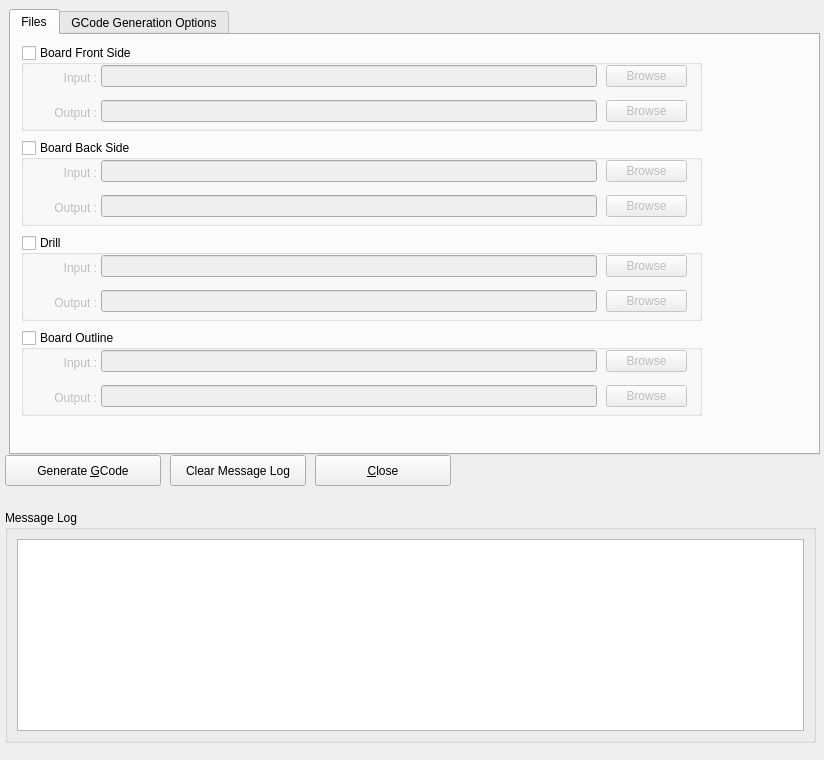
<?xml version="1.0" encoding="UTF-8"?>
<ui version="4.0">
 <class>DialogGerber2GCode</class>
 <widget class="QDialog" name="DialogGerber2GCode">
  <property name="geometry">
   <rect>
    <x>0</x>
    <y>0</y>
    <width>824</width>
    <height>760</height>
   </rect>
  </property>
  <property name="windowTitle">
   <string>Gerber to GCode Wizard</string>
  </property>
  <widget class="QTabWidget" name="tabWidget">
   <property name="geometry">
    <rect>
     <x>9</x>
     <y>9</y>
     <width>811</width>
     <height>446</height>
    </rect>
   </property>
   <property name="currentIndex">
    <number>0</number>
   </property>
   <property name="tabsClosable">
    <bool>false</bool>
   </property>
   <widget class="QWidget" name="tabInputFiles">
    <attribute name="title">
     <string>Files</string>
    </attribute>
    <widget class="QGroupBox" name="gbFrontSide">
     <property name="geometry">
      <rect>
       <x>10</x>
       <y>10</y>
       <width>681</width>
       <height>86</height>
      </rect>
     </property>
     <property name="title">
      <string>Board Front Side</string>
     </property>
     <property name="checkable">
      <bool>true</bool>
     </property>
     <property name="checked">
      <bool>false</bool>
     </property>
     <widget class="QPushButton" name="pbBrowseInFrontSide">
      <property name="geometry">
       <rect>
        <x>585</x>
        <y>20</y>
        <width>81</width>
        <height>22</height>
       </rect>
      </property>
      <property name="text">
       <string>Browse</string>
      </property>
     </widget>
     <widget class="QLineEdit" name="txtFrontSideInFilePath">
      <property name="geometry">
       <rect>
        <x>80</x>
        <y>20</y>
        <width>496</width>
        <height>22</height>
       </rect>
      </property>
     </widget>
     <widget class="QLabel" name="label">
      <property name="geometry">
       <rect>
        <x>5</x>
        <y>25</y>
        <width>71</width>
        <height>16</height>
       </rect>
      </property>
      <property name="text">
       <string>Input :</string>
      </property>
      <property name="alignment">
       <set>Qt::AlignRight|Qt::AlignTrailing|Qt::AlignVCenter</set>
      </property>
     </widget>
     <widget class="QLabel" name="label_17">
      <property name="geometry">
       <rect>
        <x>5</x>
        <y>60</y>
        <width>71</width>
        <height>16</height>
       </rect>
      </property>
      <property name="text">
       <string>Output :</string>
      </property>
      <property name="alignment">
       <set>Qt::AlignRight|Qt::AlignTrailing|Qt::AlignVCenter</set>
      </property>
     </widget>
     <widget class="QPushButton" name="pbBrowseOutFrontSide">
      <property name="geometry">
       <rect>
        <x>585</x>
        <y>55</y>
        <width>81</width>
        <height>22</height>
       </rect>
      </property>
      <property name="text">
       <string>Browse</string>
      </property>
     </widget>
     <widget class="QLineEdit" name="txtFrontSideOutFilePath">
      <property name="geometry">
       <rect>
        <x>80</x>
        <y>55</y>
        <width>496</width>
        <height>22</height>
       </rect>
      </property>
     </widget>
    </widget>
    <widget class="QGroupBox" name="gbBackSide">
     <property name="geometry">
      <rect>
       <x>10</x>
       <y>105</y>
       <width>681</width>
       <height>86</height>
      </rect>
     </property>
     <property name="title">
      <string>Board Back Side</string>
     </property>
     <property name="checkable">
      <bool>true</bool>
     </property>
     <property name="checked">
      <bool>false</bool>
     </property>
     <widget class="QPushButton" name="pbBrowseInBackSide">
      <property name="geometry">
       <rect>
        <x>585</x>
        <y>20</y>
        <width>81</width>
        <height>22</height>
       </rect>
      </property>
      <property name="text">
       <string>Browse</string>
      </property>
     </widget>
     <widget class="QLineEdit" name="txtBackSideInFilePath">
      <property name="geometry">
       <rect>
        <x>80</x>
        <y>20</y>
        <width>496</width>
        <height>22</height>
       </rect>
      </property>
     </widget>
     <widget class="QLabel" name="label_19">
      <property name="geometry">
       <rect>
        <x>5</x>
        <y>25</y>
        <width>71</width>
        <height>16</height>
       </rect>
      </property>
      <property name="text">
       <string>Input :</string>
      </property>
      <property name="alignment">
       <set>Qt::AlignRight|Qt::AlignTrailing|Qt::AlignVCenter</set>
      </property>
     </widget>
     <widget class="QLabel" name="label_20">
      <property name="geometry">
       <rect>
        <x>5</x>
        <y>60</y>
        <width>71</width>
        <height>16</height>
       </rect>
      </property>
      <property name="text">
       <string>Output :</string>
      </property>
      <property name="alignment">
       <set>Qt::AlignRight|Qt::AlignTrailing|Qt::AlignVCenter</set>
      </property>
     </widget>
     <widget class="QPushButton" name="pbBrowseOutBackSide">
      <property name="geometry">
       <rect>
        <x>585</x>
        <y>55</y>
        <width>81</width>
        <height>22</height>
       </rect>
      </property>
      <property name="text">
       <string>Browse</string>
      </property>
     </widget>
     <widget class="QLineEdit" name="txtBackSideOutFilePath">
      <property name="geometry">
       <rect>
        <x>80</x>
        <y>55</y>
        <width>496</width>
        <height>22</height>
       </rect>
      </property>
     </widget>
    </widget>
    <widget class="QGroupBox" name="gbDrill">
     <property name="geometry">
      <rect>
       <x>10</x>
       <y>200</y>
       <width>681</width>
       <height>86</height>
      </rect>
     </property>
     <property name="title">
      <string>Drill</string>
     </property>
     <property name="checkable">
      <bool>true</bool>
     </property>
     <property name="checked">
      <bool>false</bool>
     </property>
     <widget class="QPushButton" name="pbBrowseInDrill">
      <property name="geometry">
       <rect>
        <x>585</x>
        <y>20</y>
        <width>81</width>
        <height>22</height>
       </rect>
      </property>
      <property name="text">
       <string>Browse</string>
      </property>
     </widget>
     <widget class="QLineEdit" name="txtDrillInFilePath">
      <property name="geometry">
       <rect>
        <x>80</x>
        <y>20</y>
        <width>496</width>
        <height>22</height>
       </rect>
      </property>
     </widget>
     <widget class="QLabel" name="label_21">
      <property name="geometry">
       <rect>
        <x>5</x>
        <y>25</y>
        <width>71</width>
        <height>16</height>
       </rect>
      </property>
      <property name="text">
       <string>Input :</string>
      </property>
      <property name="alignment">
       <set>Qt::AlignRight|Qt::AlignTrailing|Qt::AlignVCenter</set>
      </property>
     </widget>
     <widget class="QLabel" name="label_22">
      <property name="geometry">
       <rect>
        <x>5</x>
        <y>60</y>
        <width>71</width>
        <height>16</height>
       </rect>
      </property>
      <property name="text">
       <string>Output :</string>
      </property>
      <property name="alignment">
       <set>Qt::AlignRight|Qt::AlignTrailing|Qt::AlignVCenter</set>
      </property>
     </widget>
     <widget class="QPushButton" name="pbBrowseOutDrill">
      <property name="geometry">
       <rect>
        <x>585</x>
        <y>55</y>
        <width>81</width>
        <height>22</height>
       </rect>
      </property>
      <property name="text">
       <string>Browse</string>
      </property>
     </widget>
     <widget class="QLineEdit" name="txtDrillOutFilePath">
      <property name="geometry">
       <rect>
        <x>80</x>
        <y>55</y>
        <width>496</width>
        <height>22</height>
       </rect>
      </property>
     </widget>
    </widget>
    <widget class="QGroupBox" name="gbOutline">
     <property name="geometry">
      <rect>
       <x>10</x>
       <y>295</y>
       <width>681</width>
       <height>86</height>
      </rect>
     </property>
     <property name="title">
      <string>Board Outline</string>
     </property>
     <property name="checkable">
      <bool>true</bool>
     </property>
     <property name="checked">
      <bool>false</bool>
     </property>
     <widget class="QPushButton" name="pbBrowseInDrill_3">
      <property name="geometry">
       <rect>
        <x>585</x>
        <y>20</y>
        <width>81</width>
        <height>22</height>
       </rect>
      </property>
      <property name="text">
       <string>Browse</string>
      </property>
     </widget>
     <widget class="QLineEdit" name="txtOutlineInFilePath">
      <property name="geometry">
       <rect>
        <x>80</x>
        <y>20</y>
        <width>496</width>
        <height>22</height>
       </rect>
      </property>
     </widget>
     <widget class="QLabel" name="label_25">
      <property name="geometry">
       <rect>
        <x>5</x>
        <y>25</y>
        <width>71</width>
        <height>16</height>
       </rect>
      </property>
      <property name="text">
       <string>Input :</string>
      </property>
      <property name="alignment">
       <set>Qt::AlignRight|Qt::AlignTrailing|Qt::AlignVCenter</set>
      </property>
     </widget>
     <widget class="QLabel" name="label_26">
      <property name="geometry">
       <rect>
        <x>5</x>
        <y>60</y>
        <width>71</width>
        <height>16</height>
       </rect>
      </property>
      <property name="text">
       <string>Output :</string>
      </property>
      <property name="alignment">
       <set>Qt::AlignRight|Qt::AlignTrailing|Qt::AlignVCenter</set>
      </property>
     </widget>
     <widget class="QPushButton" name="pbBrowseOutDrill_3">
      <property name="geometry">
       <rect>
        <x>585</x>
        <y>55</y>
        <width>81</width>
        <height>22</height>
       </rect>
      </property>
      <property name="text">
       <string>Browse</string>
      </property>
     </widget>
     <widget class="QLineEdit" name="txtOutlineOutFilePath">
      <property name="geometry">
       <rect>
        <x>80</x>
        <y>55</y>
        <width>496</width>
        <height>22</height>
       </rect>
      </property>
     </widget>
    </widget>
   </widget>
   <widget class="QWidget" name="tabOptions">
    <attribute name="title">
     <string>GCode Generation Options</string>
    </attribute>
    <widget class="QTabWidget" name="tabMilling">
     <property name="geometry">
      <rect>
       <x>9</x>
       <y>73</y>
       <width>776</width>
       <height>336</height>
      </rect>
     </property>
     <property name="sizePolicy">
      <sizepolicy hsizetype="Ignored" vsizetype="Ignored">
       <horstretch>0</horstretch>
       <verstretch>0</verstretch>
      </sizepolicy>
     </property>
     <property name="currentIndex">
      <number>0</number>
     </property>
     <widget class="QWidget" name="tab">
      <attribute name="title">
       <string>Mill</string>
      </attribute>
      <widget class="QLabel" name="label_5">
       <property name="geometry">
        <rect>
         <x>10</x>
         <y>35</y>
         <width>136</width>
         <height>16</height>
        </rect>
       </property>
       <property name="text">
        <string>Engraving Depth : </string>
       </property>
       <property name="alignment">
        <set>Qt::AlignRight|Qt::AlignTrailing|Qt::AlignVCenter</set>
       </property>
      </widget>
      <widget class="QLabel" name="label_6">
       <property name="geometry">
        <rect>
         <x>5</x>
         <y>70</y>
         <width>136</width>
         <height>16</height>
        </rect>
       </property>
       <property name="text">
        <string>Traverse Height :</string>
       </property>
       <property name="alignment">
        <set>Qt::AlignRight|Qt::AlignTrailing|Qt::AlignVCenter</set>
       </property>
      </widget>
      <widget class="QLabel" name="label_7">
       <property name="geometry">
        <rect>
         <x>5</x>
         <y>105</y>
         <width>136</width>
         <height>16</height>
        </rect>
       </property>
       <property name="text">
        <string>Mill Feed :</string>
       </property>
       <property name="alignment">
        <set>Qt::AlignRight|Qt::AlignTrailing|Qt::AlignVCenter</set>
       </property>
      </widget>
      <widget class="QLabel" name="label_8">
       <property name="geometry">
        <rect>
         <x>5</x>
         <y>175</y>
         <width>136</width>
         <height>16</height>
        </rect>
       </property>
       <property name="text">
        <string>Extra Passes :</string>
       </property>
       <property name="alignment">
        <set>Qt::AlignRight|Qt::AlignTrailing|Qt::AlignVCenter</set>
       </property>
      </widget>
      <widget class="QDoubleSpinBox" name="txtMillEngravingDepth">
       <property name="geometry">
        <rect>
         <x>145</x>
         <y>30</y>
         <width>96</width>
         <height>23</height>
        </rect>
       </property>
       <property name="decimals">
        <number>6</number>
       </property>
       <property name="minimum">
        <double>-10000.000000000000000</double>
       </property>
       <property name="maximum">
        <double>10000.000000000000000</double>
       </property>
       <property name="singleStep">
        <double>0.001000000000000</double>
       </property>
       <property name="value">
        <double>-0.000160000000000</double>
       </property>
      </widget>
      <widget class="QDoubleSpinBox" name="txtMillTraverseHeight">
       <property name="geometry">
        <rect>
         <x>145</x>
         <y>65</y>
         <width>96</width>
         <height>23</height>
        </rect>
       </property>
       <property name="decimals">
        <number>4</number>
       </property>
       <property name="minimum">
        <double>0.000000000000000</double>
       </property>
       <property name="maximum">
        <double>10000.000000000000000</double>
       </property>
       <property name="singleStep">
        <double>0.010000000000000</double>
       </property>
       <property name="value">
        <double>0.200000000000000</double>
       </property>
      </widget>
      <widget class="QDoubleSpinBox" name="txtMillFeed">
       <property name="geometry">
        <rect>
         <x>145</x>
         <y>100</y>
         <width>96</width>
         <height>23</height>
        </rect>
       </property>
       <property name="maximum">
        <double>10000.000000000000000</double>
       </property>
       <property name="value">
        <double>4.000000000000000</double>
       </property>
      </widget>
      <widget class="QSpinBox" name="txtMillExtraPasses">
       <property name="geometry">
        <rect>
         <x>145</x>
         <y>170</y>
         <width>91</width>
         <height>23</height>
        </rect>
       </property>
       <property name="maximum">
        <number>100</number>
       </property>
      </widget>
      <widget class="QDoubleSpinBox" name="txtMillOffset">
       <property name="geometry">
        <rect>
         <x>145</x>
         <y>135</y>
         <width>96</width>
         <height>23</height>
        </rect>
       </property>
       <property name="decimals">
        <number>4</number>
       </property>
       <property name="maximum">
        <double>10000.000000000000000</double>
       </property>
       <property name="value">
        <double>0.004000000000000</double>
       </property>
      </widget>
      <widget class="QLabel" name="label_16">
       <property name="geometry">
        <rect>
         <x>5</x>
         <y>140</y>
         <width>136</width>
         <height>16</height>
        </rect>
       </property>
       <property name="text">
        <string>Offset :</string>
       </property>
       <property name="alignment">
        <set>Qt::AlignRight|Qt::AlignTrailing|Qt::AlignVCenter</set>
       </property>
      </widget>
      <widget class="QLabel" name="lblMillEngravingDepthUnit">
       <property name="geometry">
        <rect>
         <x>245</x>
         <y>35</y>
         <width>106</width>
         <height>16</height>
        </rect>
       </property>
       <property name="font">
        <font>
         <pointsize>9</pointsize>
        </font>
       </property>
       <property name="text">
        <string>inches</string>
       </property>
      </widget>
      <widget class="QLabel" name="lblMillTraverseHeightUnit">
       <property name="geometry">
        <rect>
         <x>245</x>
         <y>70</y>
         <width>106</width>
         <height>16</height>
        </rect>
       </property>
       <property name="font">
        <font>
         <pointsize>9</pointsize>
        </font>
       </property>
       <property name="text">
        <string>inches</string>
       </property>
      </widget>
      <widget class="QLabel" name="lblMillFeedUnit">
       <property name="geometry">
        <rect>
         <x>245</x>
         <y>105</y>
         <width>226</width>
         <height>16</height>
        </rect>
       </property>
       <property name="font">
        <font>
         <pointsize>9</pointsize>
        </font>
       </property>
       <property name="text">
        <string>inches/minute</string>
       </property>
      </widget>
      <widget class="QLabel" name="lblMillOffsetUnit">
       <property name="geometry">
        <rect>
         <x>245</x>
         <y>140</y>
         <width>96</width>
         <height>16</height>
        </rect>
       </property>
       <property name="font">
        <font>
         <pointsize>9</pointsize>
        </font>
       </property>
       <property name="text">
        <string>inches</string>
       </property>
      </widget>
     </widget>
     <widget class="QWidget" name="tab_5">
      <attribute name="title">
       <string>Drill</string>
      </attribute>
      <widget class="QLabel" name="label_9">
       <property name="geometry">
        <rect>
         <x>5</x>
         <y>75</y>
         <width>136</width>
         <height>16</height>
        </rect>
       </property>
       <property name="text">
        <string>Tool Change Height :</string>
       </property>
       <property name="alignment">
        <set>Qt::AlignRight|Qt::AlignTrailing|Qt::AlignVCenter</set>
       </property>
      </widget>
      <widget class="QDoubleSpinBox" name="txtDrillToolChangeHeight">
       <property name="geometry">
        <rect>
         <x>145</x>
         <y>70</y>
         <width>96</width>
         <height>23</height>
        </rect>
       </property>
       <property name="decimals">
        <number>4</number>
       </property>
       <property name="maximum">
        <double>1000.000000000000000</double>
       </property>
       <property name="singleStep">
        <double>0.100000000000000</double>
       </property>
       <property name="value">
        <double>0.800000000000000</double>
       </property>
      </widget>
      <widget class="QLabel" name="label_11">
       <property name="geometry">
        <rect>
         <x>10</x>
         <y>40</y>
         <width>136</width>
         <height>16</height>
        </rect>
       </property>
       <property name="text">
        <string>Drill Depth : </string>
       </property>
       <property name="alignment">
        <set>Qt::AlignRight|Qt::AlignTrailing|Qt::AlignVCenter</set>
       </property>
      </widget>
      <widget class="QDoubleSpinBox" name="txtDrillDepth">
       <property name="geometry">
        <rect>
         <x>145</x>
         <y>35</y>
         <width>96</width>
         <height>23</height>
        </rect>
       </property>
       <property name="decimals">
        <number>4</number>
       </property>
       <property name="minimum">
        <double>-10000.000000000000000</double>
       </property>
       <property name="maximum">
        <double>10000.000000000000000</double>
       </property>
       <property name="singleStep">
        <double>0.010000000000000</double>
       </property>
       <property name="value">
        <double>-0.080000000000000</double>
       </property>
      </widget>
      <widget class="QLabel" name="label_12">
       <property name="geometry">
        <rect>
         <x>5</x>
         <y>110</y>
         <width>136</width>
         <height>16</height>
        </rect>
       </property>
       <property name="text">
        <string>Drilll Feed :</string>
       </property>
       <property name="alignment">
        <set>Qt::AlignRight|Qt::AlignTrailing|Qt::AlignVCenter</set>
       </property>
      </widget>
      <widget class="QDoubleSpinBox" name="txtDrillFeed">
       <property name="geometry">
        <rect>
         <x>145</x>
         <y>105</y>
         <width>96</width>
         <height>23</height>
        </rect>
       </property>
       <property name="maximum">
        <double>10000.000000000000000</double>
       </property>
       <property name="value">
        <double>3.000000000000000</double>
       </property>
      </widget>
      <widget class="QLabel" name="lblDrillDepthUnit">
       <property name="geometry">
        <rect>
         <x>245</x>
         <y>40</y>
         <width>106</width>
         <height>16</height>
        </rect>
       </property>
       <property name="font">
        <font>
         <pointsize>9</pointsize>
        </font>
       </property>
       <property name="text">
        <string>inches</string>
       </property>
      </widget>
      <widget class="QLabel" name="lblDrillToolChangeHeightUnit">
       <property name="geometry">
        <rect>
         <x>245</x>
         <y>75</y>
         <width>106</width>
         <height>16</height>
        </rect>
       </property>
       <property name="font">
        <font>
         <pointsize>9</pointsize>
        </font>
       </property>
       <property name="text">
        <string>inches</string>
       </property>
      </widget>
      <widget class="QLabel" name="lblDrillFeedUnit">
       <property name="geometry">
        <rect>
         <x>245</x>
         <y>110</y>
         <width>226</width>
         <height>16</height>
        </rect>
       </property>
       <property name="font">
        <font>
         <pointsize>9</pointsize>
        </font>
       </property>
       <property name="text">
        <string>inches/minute</string>
       </property>
      </widget>
     </widget>
     <widget class="QWidget" name="tab_4">
      <attribute name="title">
       <string>Outline</string>
      </attribute>
      <widget class="QLabel" name="label_13">
       <property name="geometry">
        <rect>
         <x>5</x>
         <y>110</y>
         <width>136</width>
         <height>16</height>
        </rect>
       </property>
       <property name="text">
        <string>Cut Infeed :</string>
       </property>
       <property name="alignment">
        <set>Qt::AlignRight|Qt::AlignTrailing|Qt::AlignVCenter</set>
       </property>
      </widget>
      <widget class="QLabel" name="label_14">
       <property name="geometry">
        <rect>
         <x>10</x>
         <y>40</y>
         <width>136</width>
         <height>16</height>
        </rect>
       </property>
       <property name="text">
        <string>Cut Depth : </string>
       </property>
       <property name="alignment">
        <set>Qt::AlignRight|Qt::AlignTrailing|Qt::AlignVCenter</set>
       </property>
      </widget>
      <widget class="QDoubleSpinBox" name="txtOutlineCutDepth">
       <property name="geometry">
        <rect>
         <x>145</x>
         <y>35</y>
         <width>96</width>
         <height>23</height>
        </rect>
       </property>
       <property name="decimals">
        <number>4</number>
       </property>
       <property name="minimum">
        <double>-10000.000000000000000</double>
       </property>
       <property name="maximum">
        <double>10000.000000000000000</double>
       </property>
       <property name="singleStep">
        <double>0.010000000000000</double>
       </property>
       <property name="value">
        <double>-0.080000000000000</double>
       </property>
      </widget>
      <widget class="QLabel" name="label_15">
       <property name="geometry">
        <rect>
         <x>5</x>
         <y>75</y>
         <width>136</width>
         <height>16</height>
        </rect>
       </property>
       <property name="text">
        <string>Cut Feed :</string>
       </property>
       <property name="alignment">
        <set>Qt::AlignRight|Qt::AlignTrailing|Qt::AlignVCenter</set>
       </property>
      </widget>
      <widget class="QDoubleSpinBox" name="txtOutlineCutFeed">
       <property name="geometry">
        <rect>
         <x>145</x>
         <y>70</y>
         <width>96</width>
         <height>23</height>
        </rect>
       </property>
       <property name="decimals">
        <number>4</number>
       </property>
       <property name="maximum">
        <double>10000.000000000000000</double>
       </property>
       <property name="value">
        <double>3.000000000000000</double>
       </property>
      </widget>
      <widget class="QLabel" name="lblOutlineCutDepthUnit">
       <property name="geometry">
        <rect>
         <x>245</x>
         <y>40</y>
         <width>106</width>
         <height>16</height>
        </rect>
       </property>
       <property name="font">
        <font>
         <pointsize>9</pointsize>
        </font>
       </property>
       <property name="text">
        <string>inches</string>
       </property>
      </widget>
      <widget class="QLabel" name="lblOutlineCutInfeedUnit">
       <property name="geometry">
        <rect>
         <x>245</x>
         <y>110</y>
         <width>106</width>
         <height>16</height>
        </rect>
       </property>
       <property name="font">
        <font>
         <pointsize>9</pointsize>
        </font>
       </property>
       <property name="text">
        <string>inches</string>
       </property>
      </widget>
      <widget class="QLabel" name="lblOutlineCutFeedUnit">
       <property name="geometry">
        <rect>
         <x>245</x>
         <y>75</y>
         <width>226</width>
         <height>16</height>
        </rect>
       </property>
       <property name="font">
        <font>
         <pointsize>9</pointsize>
        </font>
       </property>
       <property name="text">
        <string>inches/minute</string>
       </property>
      </widget>
      <widget class="QDoubleSpinBox" name="txtOutlineCutInfeed">
       <property name="geometry">
        <rect>
         <x>145</x>
         <y>105</y>
         <width>96</width>
         <height>23</height>
        </rect>
       </property>
       <property name="decimals">
        <number>4</number>
       </property>
       <property name="maximum">
        <double>10000.000000000000000</double>
       </property>
       <property name="singleStep">
        <double>0.010000000000000</double>
       </property>
       <property name="value">
        <double>0.040000000000000</double>
       </property>
      </widget>
     </widget>
    </widget>
    <widget class="QGroupBox" name="groupBox_5">
     <property name="geometry">
      <rect>
       <x>9</x>
       <y>9</y>
       <width>251</width>
       <height>46</height>
      </rect>
     </property>
     <property name="sizePolicy">
      <sizepolicy hsizetype="Ignored" vsizetype="Ignored">
       <horstretch>0</horstretch>
       <verstretch>0</verstretch>
      </sizepolicy>
     </property>
     <property name="font">
      <font>
       <pointsize>10</pointsize>
      </font>
     </property>
     <property name="title">
      <string>Units</string>
     </property>
     <widget class="QRadioButton" name="rbInches">
      <property name="geometry">
       <rect>
        <x>30</x>
        <y>20</y>
        <width>82</width>
        <height>17</height>
       </rect>
      </property>
      <property name="text">
       <string>Inches</string>
      </property>
      <property name="checked">
       <bool>true</bool>
      </property>
     </widget>
     <widget class="QRadioButton" name="rbMillimeters">
      <property name="geometry">
       <rect>
        <x>125</x>
        <y>20</y>
        <width>82</width>
        <height>17</height>
       </rect>
      </property>
      <property name="text">
       <string>Millimeters</string>
      </property>
     </widget>
    </widget>
   </widget>
  </widget>
  <widget class="QGroupBox" name="groupBox">
   <property name="geometry">
    <rect>
     <x>5</x>
     <y>510</y>
     <width>811</width>
     <height>233</height>
    </rect>
   </property>
   <property name="title">
    <string>Message Log</string>
   </property>
   <layout class="QHBoxLayout" name="horizontalLayout">
    <item>
     <widget class="QPlainTextEdit" name="txtMessageLog">
      <property name="font">
       <font>
        <family>Courier</family>
        <pointsize>10</pointsize>
       </font>
      </property>
     </widget>
    </item>
   </layout>
  </widget>
  <widget class="QPushButton" name="pbGenGCode">
   <property name="geometry">
    <rect>
     <x>5</x>
     <y>455</y>
     <width>156</width>
     <height>31</height>
    </rect>
   </property>
   <property name="text">
    <string>Generate &amp;GCode</string>
   </property>
  </widget>
  <widget class="QPushButton" name="pbClose">
   <property name="geometry">
    <rect>
     <x>315</x>
     <y>455</y>
     <width>136</width>
     <height>31</height>
    </rect>
   </property>
   <property name="text">
    <string>&amp;Close</string>
   </property>
  </widget>
  <widget class="QPushButton" name="pbClearMessageLog">
   <property name="geometry">
    <rect>
     <x>170</x>
     <y>455</y>
     <width>136</width>
     <height>31</height>
    </rect>
   </property>
   <property name="text">
    <string>Clear Message Log</string>
   </property>
  </widget>
 </widget>
 <resources/>
 <connections>
  <connection>
   <sender>pbClose</sender>
   <signal>clicked()</signal>
   <receiver>DialogGerber2GCode</receiver>
   <slot>accept()</slot>
   <hints>
    <hint type="sourcelabel">
     <x>409</x>
     <y>457</y>
    </hint>
    <hint type="destinationlabel">
     <x>395</x>
     <y>321</y>
    </hint>
   </hints>
  </connection>
  <connection>
   <sender>pbGenGCode</sender>
   <signal>clicked()</signal>
   <receiver>DialogGerber2GCode</receiver>
   <slot>pbGenGCodeClicked()</slot>
   <hints>
    <hint type="sourcelabel">
     <x>82</x>
     <y>478</y>
    </hint>
    <hint type="destinationlabel">
     <x>160</x>
     <y>344</y>
    </hint>
   </hints>
  </connection>
  <connection>
   <sender>pbClearMessageLog</sender>
   <signal>clicked()</signal>
   <receiver>DialogGerber2GCode</receiver>
   <slot>clearMessageLog()</slot>
   <hints>
    <hint type="sourcelabel">
     <x>211</x>
     <y>473</y>
    </hint>
    <hint type="destinationlabel">
     <x>360</x>
     <y>341</y>
    </hint>
   </hints>
  </connection>
  <connection>
   <sender>pbBrowseInFrontSide</sender>
   <signal>clicked()</signal>
   <receiver>DialogGerber2GCode</receiver>
   <slot>browseInFrontSide()</slot>
   <hints>
    <hint type="sourcelabel">
     <x>656</x>
     <y>69</y>
    </hint>
    <hint type="destinationlabel">
     <x>757</x>
     <y>69</y>
    </hint>
   </hints>
  </connection>
  <connection>
   <sender>pbBrowseOutFrontSide</sender>
   <signal>clicked()</signal>
   <receiver>DialogGerber2GCode</receiver>
   <slot>browseOutFrontSide()</slot>
   <hints>
    <hint type="sourcelabel">
     <x>660</x>
     <y>105</y>
    </hint>
    <hint type="destinationlabel">
     <x>757</x>
     <y>106</y>
    </hint>
   </hints>
  </connection>
  <connection>
   <sender>pbBrowseInBackSide</sender>
   <signal>clicked()</signal>
   <receiver>DialogGerber2GCode</receiver>
   <slot>browseInBackSide()</slot>
   <hints>
    <hint type="sourcelabel">
     <x>657</x>
     <y>165</y>
    </hint>
    <hint type="destinationlabel">
     <x>747</x>
     <y>167</y>
    </hint>
   </hints>
  </connection>
  <connection>
   <sender>pbBrowseOutBackSide</sender>
   <signal>clicked()</signal>
   <receiver>DialogGerber2GCode</receiver>
   <slot>browseOutBackSide()</slot>
   <hints>
    <hint type="sourcelabel">
     <x>673</x>
     <y>204</y>
    </hint>
    <hint type="destinationlabel">
     <x>746</x>
     <y>202</y>
    </hint>
   </hints>
  </connection>
  <connection>
   <sender>pbBrowseInDrill</sender>
   <signal>clicked()</signal>
   <receiver>DialogGerber2GCode</receiver>
   <slot>browseInDrill()</slot>
   <hints>
    <hint type="sourcelabel">
     <x>674</x>
     <y>258</y>
    </hint>
    <hint type="destinationlabel">
     <x>756</x>
     <y>259</y>
    </hint>
   </hints>
  </connection>
  <connection>
   <sender>pbBrowseOutDrill</sender>
   <signal>clicked()</signal>
   <receiver>DialogGerber2GCode</receiver>
   <slot>browseOutDrill()</slot>
   <hints>
    <hint type="sourcelabel">
     <x>661</x>
     <y>292</y>
    </hint>
    <hint type="destinationlabel">
     <x>752</x>
     <y>300</y>
    </hint>
   </hints>
  </connection>
  <connection>
   <sender>pbBrowseInDrill_3</sender>
   <signal>clicked()</signal>
   <receiver>DialogGerber2GCode</receiver>
   <slot>browseInOutline()</slot>
   <hints>
    <hint type="sourcelabel">
     <x>662</x>
     <y>355</y>
    </hint>
    <hint type="destinationlabel">
     <x>752</x>
     <y>351</y>
    </hint>
   </hints>
  </connection>
  <connection>
   <sender>pbBrowseOutDrill_3</sender>
   <signal>clicked()</signal>
   <receiver>DialogGerber2GCode</receiver>
   <slot>browseOutOutline()</slot>
   <hints>
    <hint type="sourcelabel">
     <x>663</x>
     <y>394</y>
    </hint>
    <hint type="destinationlabel">
     <x>750</x>
     <y>398</y>
    </hint>
   </hints>
  </connection>
  <connection>
   <sender>rbMillimeters</sender>
   <signal>clicked()</signal>
   <receiver>DialogGerber2GCode</receiver>
   <slot>changeUnitMM()</slot>
   <hints>
    <hint type="sourcelabel">
     <x>183</x>
     <y>72</y>
    </hint>
    <hint type="destinationlabel">
     <x>571</x>
     <y>471</y>
    </hint>
   </hints>
  </connection>
  <connection>
   <sender>rbInches</sender>
   <signal>clicked()</signal>
   <receiver>DialogGerber2GCode</receiver>
   <slot>changeUnitInches()</slot>
   <hints>
    <hint type="sourcelabel">
     <x>103</x>
     <y>68</y>
    </hint>
    <hint type="destinationlabel">
     <x>699</x>
     <y>461</y>
    </hint>
   </hints>
  </connection>
 </connections>
 <slots>
  <slot>browseInFrontSide()</slot>
  <slot>browseOutFrontSide()</slot>
  <slot>browseInBackSide()</slot>
  <slot>browseOutBackSide()</slot>
  <slot>browseInDrill()</slot>
  <slot>browseOutDrill()</slot>
  <slot>browseInOutline()</slot>
  <slot>browseOutOutline()</slot>
  <slot>pbGenGCodeClicked()</slot>
  <slot>clearMessageLog()</slot>
  <slot>changeUnitMM()</slot>
  <slot>changeUnitInches()</slot>
 </slots>
</ui>
